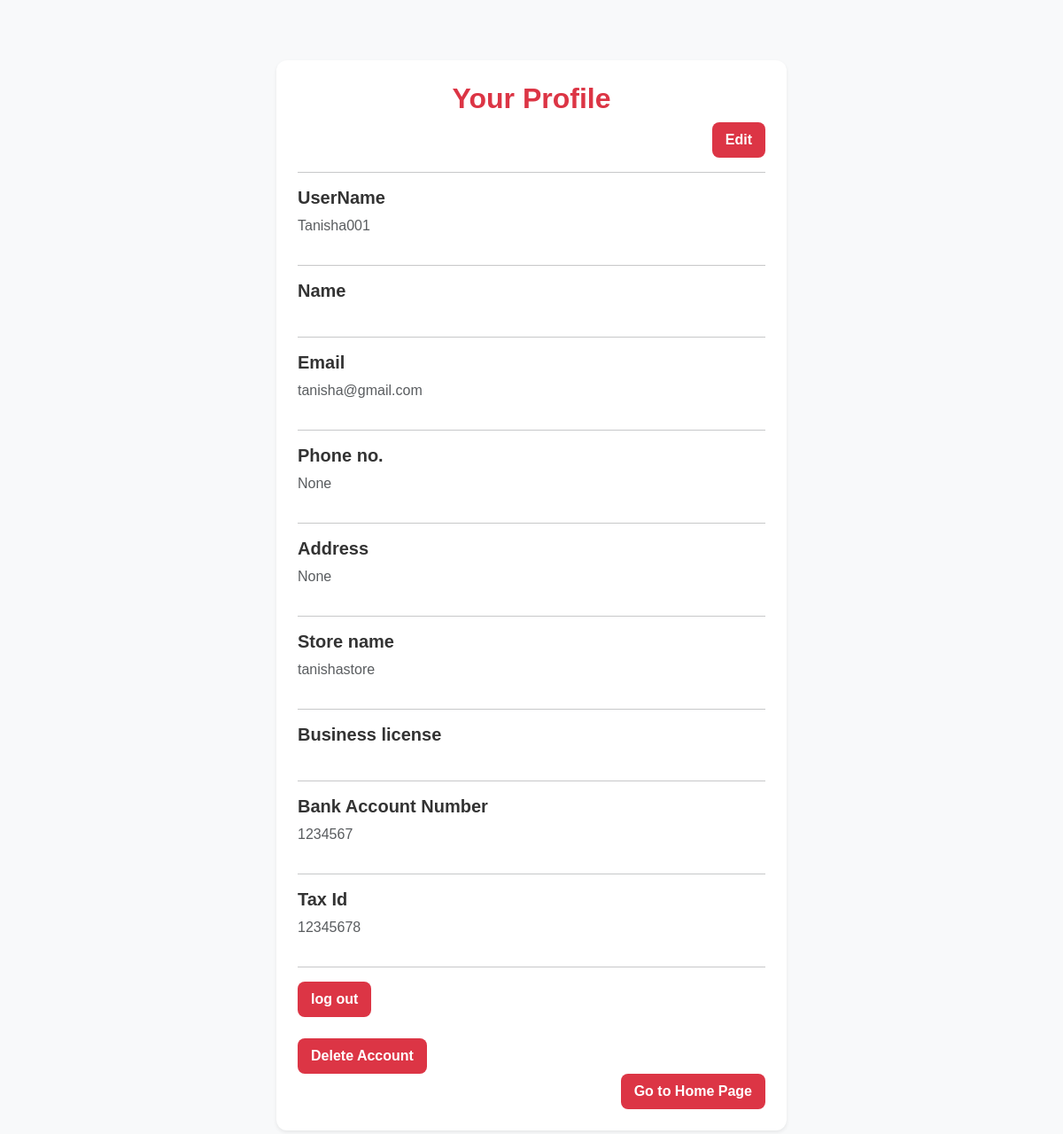
The page /profile-vender/1/ on the database its author committed.
### user_management/models.py (models this page shows, shortened)
class BaseUser(AbstractUser):
    phone_number = models.CharField(max_length=15, null=True, blank=True)
    address = models.TextField(null=True, blank=True)

class Vendor(BaseUser):
    store_name = models.CharField(max_length=255, unique=True)
    business_license = models.FileField(upload_to='business_licenses/', blank=True, null=True)
    bank_account_number = models.CharField(max_length=20, unique=True)
    tax_id = models.CharField(max_length=20, unique=True)
    is_verified = models.BooleanField(default=True)

### user_management/views.py (the view)
# urls.py: path("profile-vender/<int:pk>/", views.ProfileVenderView.as_view(), name = "profile-vender"),
class ProfileVenderView(DetailView):
    model = Vendor
    template_name = "user_management/profile_vender.html"

### user_management/templates/user_management/profile_vender.html (shortened to what this page needs)
{% load static %}
<!DOCTYPE html>
<html>
    <head>
        <link href="https://cdn.jsdelivr.net/npm/bootstrap@5.3.0/dist/css/bootstrap.min.css" rel="stylesheet">
        <link rel="stylesheet" href="{% static 'css/style-register.css' %}">
    </head>
    <body>
        <div class="container mt-5">
            <div class="card shadow-sm p-4">
                <h2 class = "text-center">Your Profile</h2>
                <div class="text-end">
                    <button class="btn btn-warning"><a href = "{% url "update" object.pk %}" >Edit</a></button>
                </div>
                <hr>
                <div class="row mb-3">
                    <div class="col-8">
                        <h5>UserName</h5>
                        <p class="text-muted">{{object.username}}</p>
                    </div>
                </div>
                <hr>
                <div class="row mb-3">
                    <div class="col-8">
                        <h5>Name</h5>
                    </div>
                </div>
                <hr>
                <div class="row mb-3">
                    <div class="col-8">
                        <h5>Email</h5>
                        <p class="text-muted">{{object.email}}</p>
                    </div>
                </div>
                <hr>
                <div class="row mb-3">
                    <div class="col-8">
                        <h5>Phone no.</h5>
                        <p class="text-muted">{{object.phone_number}}</p>
                    </div>
                </div>
                <hr>
                <div class="row mb-3">
                    <div class="col-8">
                        <h5>Address</h5>
                        <p class="text-muted">{{object.address}}</p>
                    </div>
                </div>
                <hr>
                <div class="row mb-3">
                    <div class="col-8">
                        <h5>Store name</h5>
                        <p class="text-muted">{{object.store_name}}</p>
                    </div>
                </div>
                <hr>
                <div class="row mb-3">
                    <div class="col-8">
                        <h5>Business license</h5>
                    </div>
                </div>
                <hr>
                <div class="row mb-3">
                    <div class="col-8">
                        <h5>Bank Account Number</h5>
                        <p class="text-muted">{{object.bank_account_number}}</p>
                    </div>
                </div>
                <hr>
                <div class="row mb-3">
                    <div class="col-8">
                        <h5>Tax Id</h5>
                        <p class="text-muted">{{object.tax_id}}</p>
                    </div>
                </div>
                <hr>
                <div class="col-4">
                <button class = "btn btn-warning" style = "border-color: black;"><a href = "{% url "logoutpage" %}" >log out</a></button>
                </div>
                <br>
                <div class="col-4">
                <button class = "btn btn-warning" style = "border-color: black;"><a href = "{% url "delete" object.pk %}" >Delete Account</a></button>
                </div>
                <div class="d-flex justify-content-end">
                    <button class="btn btn-warning" style="border-color: black;">
                        <a href="{% url 'homepage' %}">Go to Home Page</a>
                    </button>
                </div>
        </div>
    </body>
</html>

### static/css/style-register.css (style rules this page uses)
body { font-family: 'Poppins', sans-serif; background-color: #f8f9fa; color: #333; padding: 20px; }
.container { max-width: 700px; margin: auto; }
.card { background: #fff; border-radius: 12px; border: none; box-shadow: 0px 4px 10px rgba(0, 0, 0, 0.1); }
h2 { color: #DC3545; font-weight: bold; }
h5 { font-weight: bold; color: #333; }
p.text-muted { font-size: 16px; margin: 0; }
.btn { border-radius: 8px; font-weight: bold; }
.btn-warning { background-color: #DC3545; color: rgb(255, 255, 255); border: none; padding: 8px 15px; transition: 0.3s; }
button a { text-decoration: none; color: inherit; font-weight: bold; }
body { font-family: 'Poppins', sans-serif; background-color: #f8f9fa; color: #333; }
.container { max-width: 600px; margin: auto; }

### rows shown on the page
BaseUser: username "Tanisha001", email "tanisha@gmail.com", phone_number "None", address "None"
Vendor: store_name "tanishastore", bank_account_number "1234567", tax_id "12345678"
